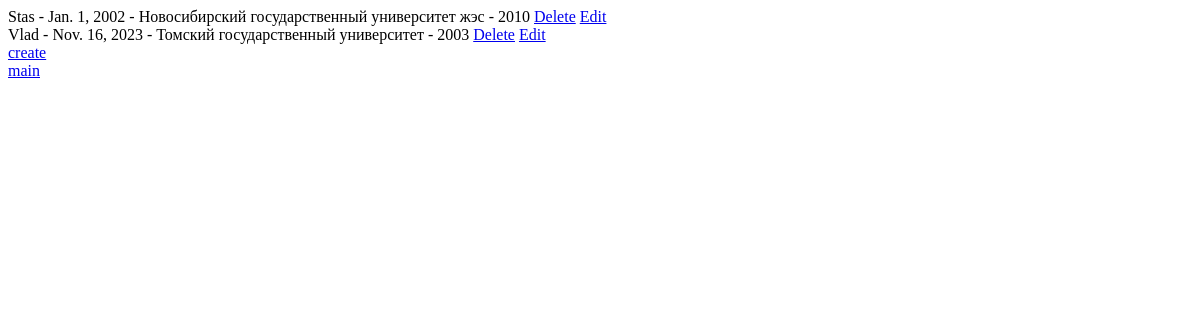
The app's page /students, older data.
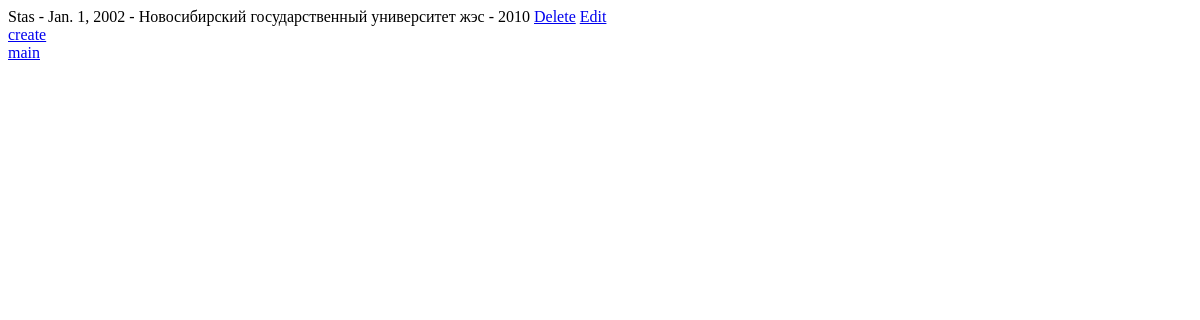
The same page, newer data.
### app/models.py (models this page shows, shortened)
class Student(models.Model):
    full_name = models.CharField(max_length=100)
    birth_date = models.DateField()
    university = models.ForeignKey(University, on_delete=models.PROTECT)
    enrollment_year = models.IntegerField(default=0)

class University(models.Model):
    full_name = models.CharField(max_length=100)
    short_name = models.CharField(max_length=50)
    creation_date = models.DateField()

### app/views.py (the view)
# urls.py: path('students', students_list, name='students'),
def students_list(request):
    students = Student.objects.all()
    return render(request, 'students.html', {'students': students})

### templates/students.html
{% for student in students %}
<div>
  <a>{{ student.full_name }} - {{ student.birth_date }} - {{ student.university.full_name }} - {{ student.enrollment_year }}</a>
  <a href="{% url 'delete_student' student.id %}">Delete</a>
  <a href="{% url 'edit_student' student.id %}">Edit</a>
</div>
{% endfor %}
<div>
    <a href="create_student"> create </a>
</div>
<div>
    <a href="/"> main </a>
</div>

Row changes from the older to the newer data that the page shows:
removed Student: full_name "Vlad", birth_date "Nov. 16, 2023", university.full_name "Томский государственный университет", enrollment_year "2003"
